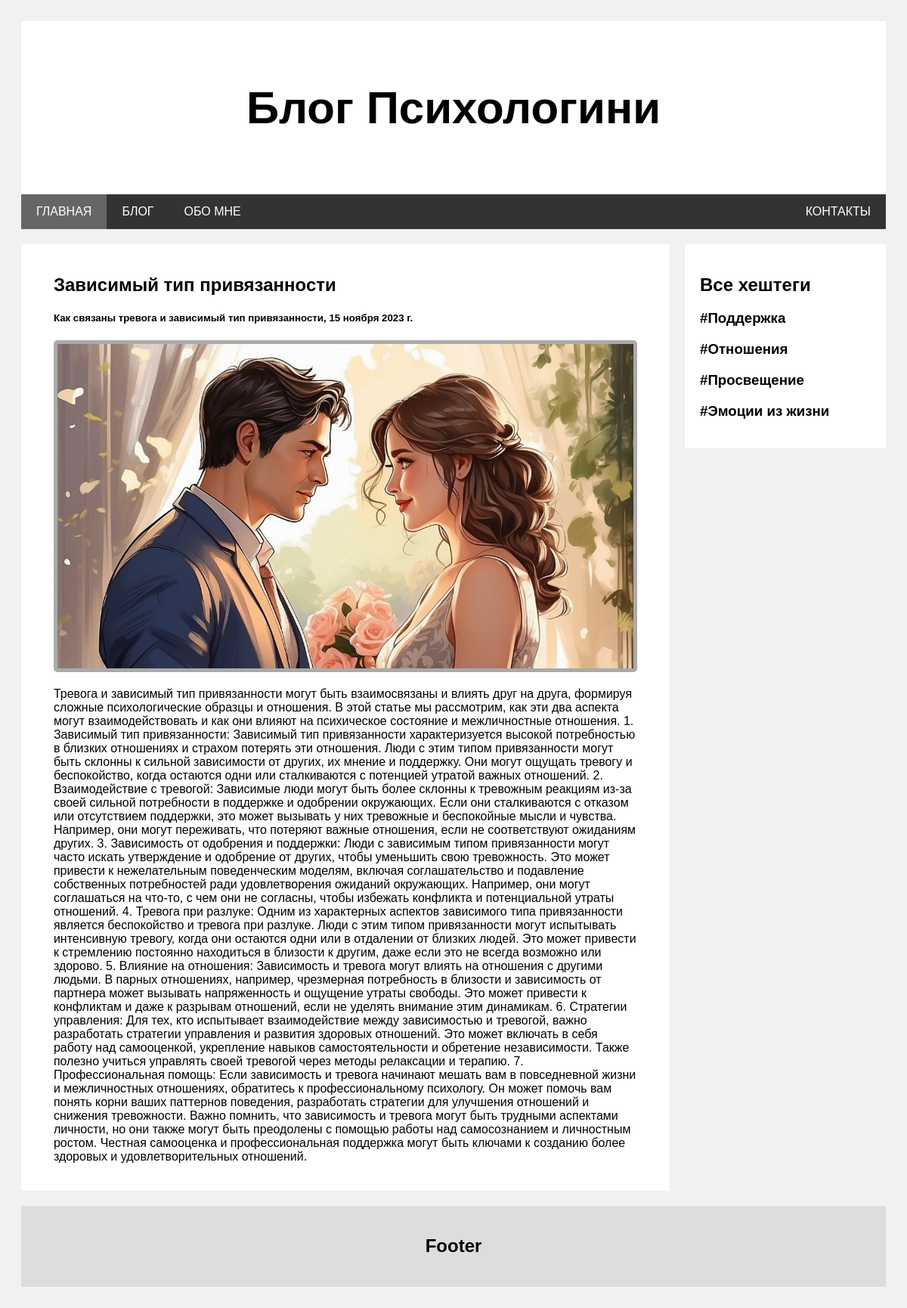
Screenshot of /posts/zavisimyj-tip-privyazannosti with the database file from the repository.
### blog/models.py (models this page shows, shortened)
class Post(models.Model):
    title = models.CharField(max_length=30, verbose_name="Название")
    description = models.CharField(max_length=50, verbose_name="Описание")
    date = models.DateField(verbose_name="Дата")
    content = models.TextField(verbose_name="Контент")
    hashtag = models.ManyToManyField(Hashtag, verbose_name="Хештег", blank=True)
    image = models.FileField(
        upload_to="jpeg", verbose_name="Изображение", blank=True, null=True
    )
    slug = models.SlugField(null=False, db_index=True)

class Hashtag(models.Model):
    title = models.CharField(max_length=20, verbose_name="Хештег")
    slug = models.SlugField(null=False, db_index=True)
    def get_url(self):
        return reverse("hashtag_details", args=[self.slug])

### blog/views.py (the view)
# urls.py: path("posts/<str:slug_post>", views.get_info_one_post, name="post_details"),
def get_info_one_post(request, slug_post):
    post = get_object_or_404(Post, slug=slug_post)
    return render(request, "blog/one_post.html", {"sign_post": post})

### context_processors/get_hashtags.py (called while the page is built)
def get_hashtags(request):
    return {"hashtags": Hashtag.objects.all()}

### blog/templates/blog/one_post.html
{% extends 'base.html' %}
{% block content %}
    <div class="leftcolumn">
        <div class="card">
            <h2>{{ sign_post.title }}</h2>
            <h5>{{ sign_post.description }}, {{ sign_post.date }}</h5>
            <img class="image" src="{{ sign_post.image.url }}" alt="Изображение не прикреплено">
            <p>{{ sign_post.content }}</p>
        </div>
    </div>
{% endblock %}

### templates/includes/right_column.html
<div class="rightcolumn">
    <div class="card">
        <h2>Все хештеги</h2>
        <ul>
            {% for hashtag in hashtags%}
                <li><a href="{{ hashtag.get_url }}"><h3>#{{ hashtag.title }}</h3></a></li>
            {% endfor %}
        </ul>
    </div>
</div>

### static/css/base.css (style rules this page uses)
* { box-sizing: border-box; }
body { font-family: Arial; padding: 20px; background: #f1f1f1; }
.leftcolumn { float: left; width: 75%; }
.rightcolumn { float: left; width: 25%; padding-left: 20px; }
.image { background-color: #aaa; width: 100%; padding: 5px; border-radius: 5px; }
.card { background-color: white; padding: 20px; margin-top: 20px; }
.leftcolumn .card { padding: 20px 5% 20px 5%; }
a { color: black; text-decoration: none; }
li { list-style-type: none; }
ul { padding-left: 0; }

### rows the page displays
Post: title "Зависимый тип привязанности", description "Как связаны тревога и зависимый тип привязанности", date "15 ноября 2023 г.", image (picture), content "Тревога и зависимый тип привязанности могут быть взаимосвязаны и влиять друг на друга, формируя сложные психологические образцы и отношения. В этой статье мы рассмотрим, как эти два аспекта могут взаимодействовать и как они влияют на психическое состояние и межличностные отношения. 1. Зависимый тип привязанности: Зависимый тип привязанности характеризуется высокой потребностью в близких отношениях и страхом потерять эти отношения. Люди с этим типом привязанности могут быть склонны к сильной зависимости от других, их мнение и поддержку. Они могут ощущать тревогу и беспокойство, когда остаются одни или сталкиваются с потенцией утратой важных отношений. 2. Взаимодействие с тревогой: Зависимые…"
Hashtag: title "Поддержка"
Hashtag: title "Отношения"
Hashtag: title "Просвещение"
Hashtag: title "Эмоции из жизни"
